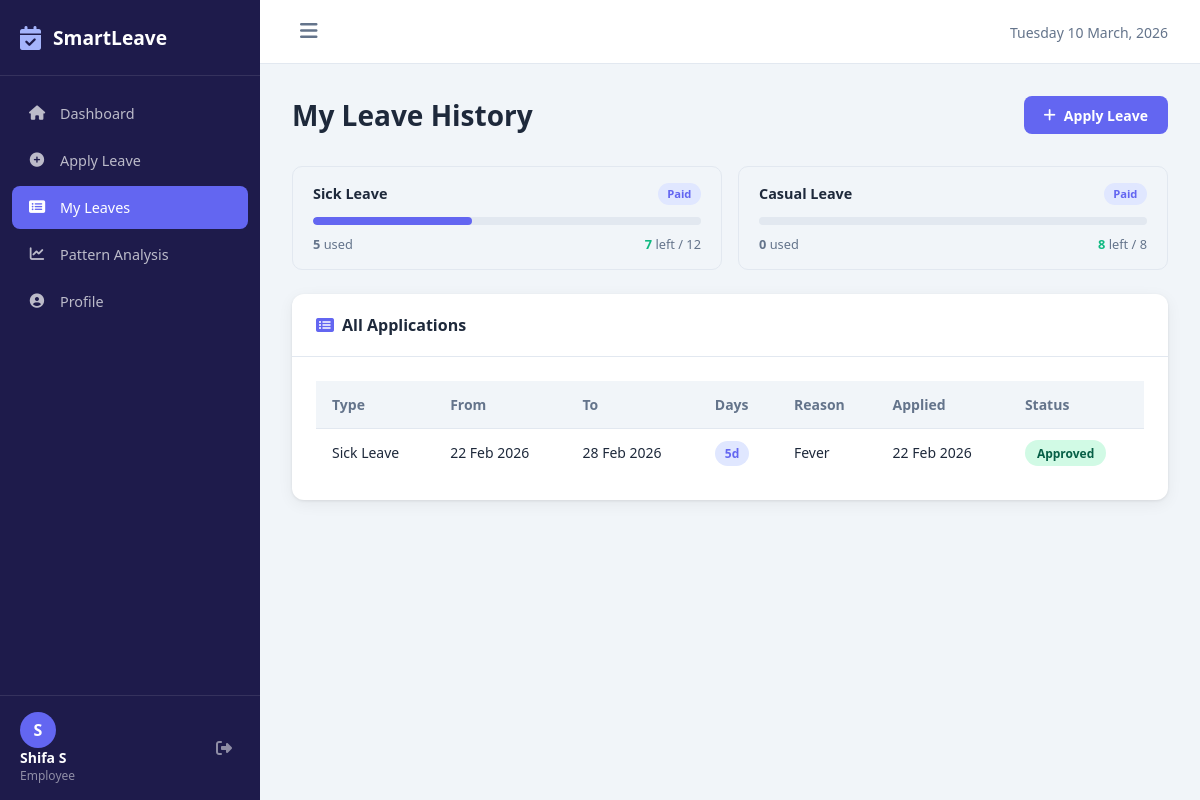
The page /my-leaves (signed in) on the database its author committed.
### tables this page shows
CREATE TABLE leave_types (
        leave_type_id INTEGER PRIMARY KEY AUTOINCREMENT, leave_name TEXT NOT NULL,
        max_days_year INTEGER DEFAULT 10, is_paid INTEGER DEFAULT 1,
        allowed_roles TEXT DEFAULT 'Employee');

CREATE TABLE leave_applications (
        leave_id INTEGER PRIMARY KEY AUTOINCREMENT, user_id INTEGER NOT NULL, leave_type_id INTEGER NOT NULL,
        start_date TEXT NOT NULL, end_date TEXT NOT NULL, total_days INTEGER NOT NULL, reason TEXT,
        applied_date TEXT DEFAULT (date('now')), current_status TEXT DEFAULT 'Pending',
        FOREIGN KEY (user_id) REFERENCES users(user_id), FOREIGN KEY (leave_type_id) REFERENCES leave_types(leave_type_id));

### app.py (the view)
@app.route('/my-leaves')
@login_required
def my_leaves():
    db=get_db()
    apps=db.execute("SELECT la.*,lt.leave_name FROM leave_applications la JOIN leave_types lt ON la.leave_type_id=lt.leave_type_id WHERE la.user_id=? ORDER BY la.applied_date DESC",(session['user_id'],)).fetchall()
    balances = get_user_balances(db, session['user_id'])
    return render_template('my_leaves.html',applications=apps,balances=balances)

### app.py (called while the page is built)
def fmt_date(s, fmt='%d %b %Y'):
    if not s: return ''
    try: return _dt.strptime(s[:10], '%Y-%m-%d').strftime(fmt)
    except: return s

def get_db():
    if 'db' not in g:
        g.db = sqlite3.connect(DATABASE)
        g.db.row_factory = sqlite3.Row
        g.db.execute("PRAGMA foreign_keys = ON")
    return g.db

def login_required(f):
    @wraps(f)
    def d(*a,**kw):
        if 'user_id' not in session: return redirect(url_for('login'))
        return f(*a,**kw)
    return d

### templates/my_leaves.html (shortened to what this page needs)
{% extends 'base.html' %}
{% block content %}
<div class="page-header">
  <h1>My Leave History</h1>
  <a href="{{ url_for('apply_leave') }}" class="btn btn-primary"><i class="fas fa-plus"></i> Apply Leave</a>
</div>
<div class="balance-grid" style="margin-bottom:1.5rem;">
  {% for b in balances %}
  <div class="balance-card">
    <div class="balance-header">
      <span class="balance-name">{{ b.leave_name }}</span>
      <span class="balance-type-badge">{{ 'Paid' if b.is_paid else 'Unpaid' }}</span>
    </div>
    <div class="balance-bar-wrap">
      <div class="balance-bar" style="width:{{ [((b.used / b.allocated) * 100)|int, 100]|min }}%;background:{% if b.remaining <= 2 %}var(--danger){% elif b.remaining <= 5 %}var(--warning){% else %}var(--primary){% endif %}"></div>
    </div>
    <div class="balance-numbers">
      <span><strong>{{ b.used }}</strong> used</span>
      <span><strong style="color:{% if b.remaining <= 2 %}var(--danger){% elif b.remaining <= 5 %}var(--warning){% else %}var(--success){% endif %}">{{ b.remaining }}</strong> left / {{ b.allocated }}</span>
    </div>
  </div>
  {% endfor %}
</div>
<div class="card">
  <div class="card-header"><h3><i class="fas fa-list-alt"></i> All Applications</h3></div>
  <div class="card-body">
    <div class="table-wrapper">
      <table class="data-table">
        <thead>
          <tr><th>Type</th><th>From</th><th>To</th><th>Days</th><th>Reason</th><th>Applied</th><th>Status</th></tr>
        </thead>
        <tbody>
          {% for app in applications %}
          <tr>
            <td>{{ app['leave_name'] }}</td>
            <td>{{ app['start_date']|fmtdate }}</td>
            <td>{{ app['end_date']|fmtdate }}</td>
            <td><span class="badge">{{ app['total_days'] }}d</span></td>
            <td class="reason-cell">{{ app['reason'] }}</td>
            <td>{{ app['applied_date']|fmtdate }}</td>
            <td><span class="status-badge status-{{ app['current_status'].lower() }}">{{ app['current_status'] }}</span></td>
          </tr>
          {% else %}
          <tr><td colspan="7" class="empty-state"><i class="fas fa-inbox"></i><br>No leave applications yet.</td></tr>
          {% endfor %}
        </tbody>
      </table>
    </div>
  </div>
</div>
{% endblock %}

### static/css/style.css (style rules this page uses)
*, *::before, *::after { box-sizing: border-box; margin: 0; padding: 0; }
:root { --primary: #6366f1; --primary-dark: #4f46e5; --primary-light: #e0e7ff; --success: #10b981; --warning: #f59e0b; --danger: #ef4444; --info: #3b82f6; --bg: #f1f5f9; --surface: #ffffff; --text: #1e293b; --text-muted: #64748b; --border: #e2e8f0; --sidebar-w: 260px; --radius: 12px; --shadow: 0 1px 3px rgba(0,0,0,.08), 0 4px 16px rgba(0,0,0,.06); }
body { font-family: 'Segoe UI', system-ui, sans-serif; background: var(--bg); color: var(--text); }
a { text-decoration: none; color: inherit; }
.page-header { display: flex; justify-content: space-between; align-items: flex-start; margin-bottom: 2rem; }
.page-header h1 { font-size: 1.75rem; font-weight: 700; color: var(--text); }
.card { background: var(--surface); border-radius: var(--radius); box-shadow: var(--shadow); overflow: hidden; margin-bottom: 1.5rem; }
.card-header { padding: 1.25rem 1.5rem; display: flex; align-items: center; justify-content: space-between; border-bottom: 1px solid var(--border); }
.card-header h3 { font-size: 1rem; font-weight: 600; display: flex; align-items: center; gap: .5rem; }
.card-header h3 i { color: var(--primary); }
.card-body { padding: 1.5rem; }
.table-wrapper { overflow-x: auto; }
.data-table { width: 100%; border-collapse: collapse; font-size: .875rem; }
.data-table th { background: var(--bg); padding: .875rem 1rem; text-align: left; font-weight: 600; color: var(--text-muted); white-space: nowrap; border-bottom: 1px solid var(--border); }
.data-table td { padding: .875rem 1rem; border-bottom: 1px solid var(--border); vertical-align: middle; }
.data-table tr:last-child td { border-bottom: none; }
.reason-cell { max-width: 200px; white-space: nowrap; overflow: hidden; text-overflow: ellipsis; }
.badge { background: var(--primary-light); color: var(--primary); padding: .25rem .625rem; border-radius: 99px; font-size: .75rem; font-weight: 600; }
.status-badge { padding: .3rem .75rem; border-radius: 99px; font-size: .75rem; font-weight: 600; }
.status-approved { background: #d1fae5; color: #065f46; }
.btn { display: inline-flex; align-items: center; gap: .5rem; padding: .6rem 1.25rem; border-radius: 8px; font-size: .875rem; font-weight: 600; cursor: pointer; border: none; transition: .2s; }
.btn-primary { background: var(--primary); color: white; }
.balance-grid { display: grid; grid-template-columns: repeat(auto-fit, minmax(220px, 1fr)); gap: 1rem; }
.balance-card { background: var(--bg); border-radius: 10px; padding: 1rem 1.25rem; border: 1.5px solid var(--border); }
.balance-header { display: flex; justify-content: space-between; align-items: center; margin-bottom: .75rem; }
.balance-name { font-weight: 600; font-size: .9rem; }
.balance-type-badge { font-size: .7rem; padding: .2rem .6rem; border-radius: 99px; background: var(--primary-light); color: var(--primary); font-weight: 600; }
.balance-bar-wrap { height: 8px; background: var(--border); border-radius: 99px; margin-bottom: .625rem; overflow: hidden; }
.balance-bar { height: 100%; background: var(--primary); border-radius: 99px; transition: width .4s; }
.balance-numbers { display: flex; justify-content: space-between; font-size: .8rem; color: var(--text-muted); }

### rows shown on the page
leave_types: leave_name "Sick Leave", is_paid "Paid", {{ [((b.used / b.allocated) * 100)|int, 100]|min }} 41 (drawn), used "5", remaining "7", allocated "12"
leave_types: leave_name "Casual Leave", is_paid "Paid", used "0", remaining "8", allocated "8"
leave_applications: leave_name "Sick Leave", start_date|fmtdate "22 Feb 2026", end_date|fmtdate "28 Feb 2026", total_days "5", reason "Fever", applied_date|fmtdate "22 Feb 2026", current_status "Approved"

### other values the page prints
{{ session.user_name[0] }} "S"
{{ session.user_name }} "Shifa S"
{{ session.role }} "Employee"
